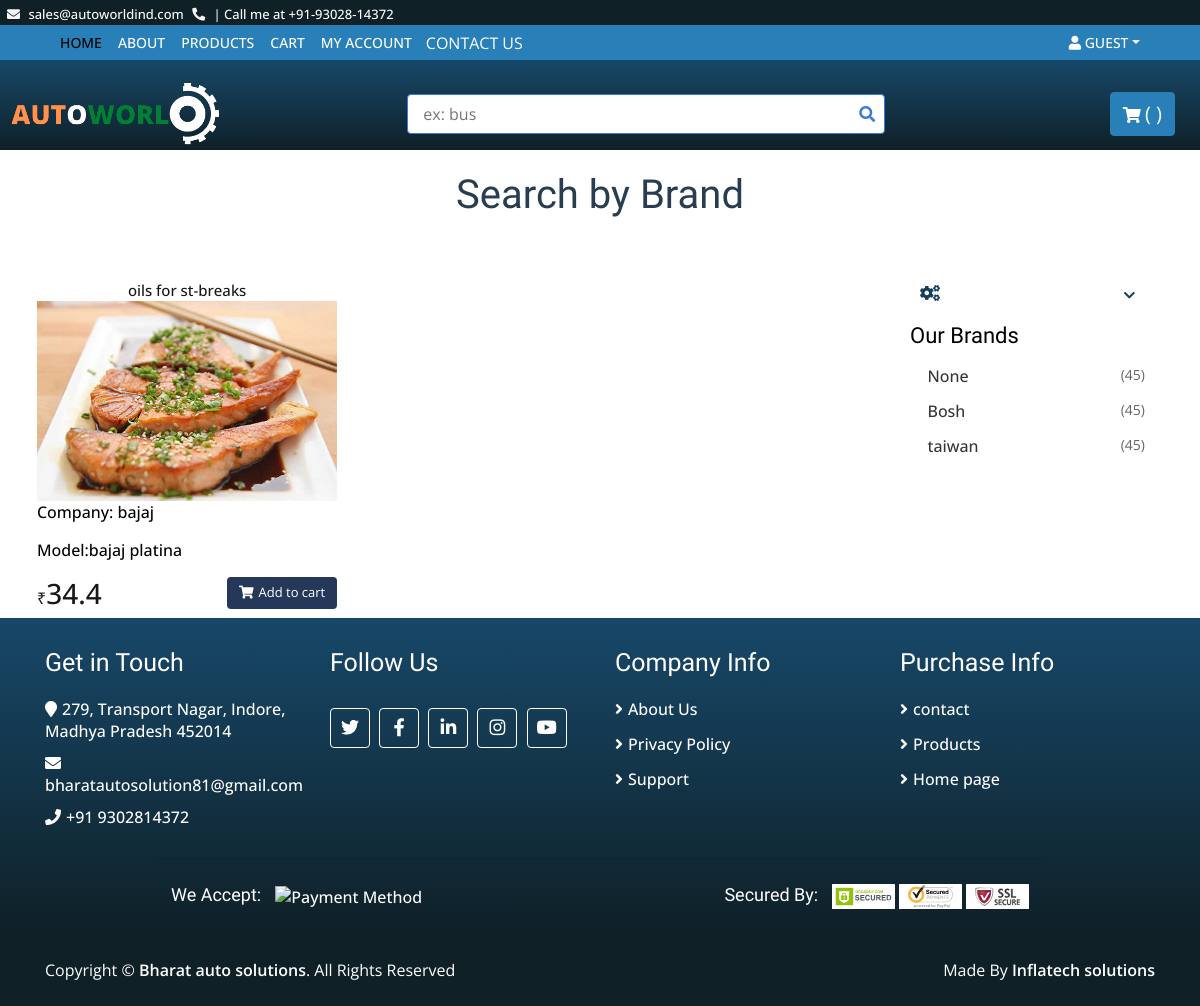
The page /category/taiwan/brand/ on the database its author committed.
### base/models.py (models this page shows, shortened)
class Product(models.Model):
    vehicaltype=models.ForeignKey(TypeOfVehicle, blank=False, on_delete=models.RESTRICT)
    manufacturer=models.ForeignKey(Manufacturer, blank=False, on_delete=models.RESTRICT)
    vmodel=models.ForeignKey(CarModel, blank=False, on_delete=models.RESTRICT)
    myear=models.ForeignKey(Year, on_delete=models.RESTRICT)
    brand=models.CharField(max_length=200, blank=True, null=True )
    category=models.ForeignKey(Category, on_delete=models.RESTRICT)
    title=models.CharField(max_length=255, help_text=('required'))
    desc=models.TextField(blank=True, null=True, verbose_name=('desciptions'))
    regular_price=models.DecimalField(max_digits=6, decimal_places=1)
    descount_price=models.DecimalField(max_digits=6, decimal_places=1, blank=True )
    is_active=models.BooleanField(default=True)
    slug=models.SlugField(blank=True, null=True)
    def __str__(self):
        return str(self.title)

class ProductImage(models.Model):
    product=models.ForeignKey(Product, on_delete=models.CASCADE, related_name="product_image")
    image=models.ImageField(
        verbose_name='image',
        help_text="upload a product image",
        upload_to="images/",
        null=True,
        blank=True,
    )
    is_feature=models.BooleanField(default=False)
    created_at=models.DateTimeField(auto_now=True)

class Manufacturer(models.Model):
    name_of_Manufacturer=models.CharField(max_length=200, unique=True, blank=False)
    vehicaltype=models.ForeignKey(TypeOfVehicle, on_delete=models.RESTRICT)
    slug=models.SlugField(blank=True, null=True)
    def __str__(self):
        return str(self.name_of_Manufacturer)

class CarModel(models.Model):
    manufacturer = models.ForeignKey(Manufacturer, on_delete=models.RESTRICT)
    model_name=models.CharField(max_length=200, blank=False, unique=True)
    slug=models.SlugField(blank=True, null=True)
    def __str__(self):
        return str(self.model_name)

### base/views.py (the view, shortened to what this page needs)
# urls.py: path('category/<slug:slug>/<str:kt>/', views.category, name='category'),
def category(request, slug=None, kt=None):
    if kt == 'brand':
        products=Product.objects.filter(brand=slug)
        page="brand"
        cateories = Category.objects.all()
        brad = Product.objects.all().values('brand').distinct()
    return render(request, 'category.html', {'pro':products,'cat':cateories,'brad':brad, 'page':page})

### templates/category.html (shortened to what this page needs)
{% extends 'base.html' %}
{% block content %}
{% load mptt_tags %}
<div class="container">
    <div class="product">
        <div class="section-header">
            <h1>{% if page == 'cate' %} Search by Categories{% else %} Search by Brand {% endif %}</h1>
        </div>
        <div class="row">
    <div class="col-lg-9">
        <div class="row">
            {% for i in pro %}
            <div class="product-item">
                <div class="product-title">
                    <a href="#">{{i}}</a>
                </div>
                {% for image in i.product_image.all %}
                {% if image.is_feature %}
                <div class="product-image">
                    <a href="{% url 'product' pk=i.id %}">
                        <img src="{{ image.image.url }}" alt="Product Image" height="200px" width="50px">
                    </a>
                </div>
                {% endif %}
                {% endfor %}
                <div>
                    <p>Company: {{i.manufacturer}}</p>
                    <p>Model:{{i.vmodel}}</p>
                </div>
                <div class="product-price">
                    <h3><span>&#8377</span>{{i.regular_price}}</h3>
                {% if not request.user.is_authenticated %}
                <a href="{% url 'loginr' %}"><button class="btn "><i class="fa fa-shopping-cart"></i>Add to cart</button></a>
                {% endif %}
                </div>
            </div>
            {% endfor %}
        </div>
    </div>
<div class="col-lg-3 ">
    <div>
                    <div class="">
                        {% recursetree cat %}
                        <article class="filter-group">
                            <header class="card-header"> <a href="{% url 'category' slug=node.slug kt='a' %}"
                                    data-toggle="{% if not node.is_leaf_node %}collapse{% endif %}"
                                    data-target="{% if not node.is_leaf_node %}#collapse_aside{{node.id}}{% endif %}"
                                    data-abc="true" aria-expanded="false" class="collapsed">
                                       <i class="icon-control fa fa-chevron-down"></i>
                                    <h6 class="title"> <i class="fa fa-cogs" aria-hidden="true"></i> {{ node.name }} </h6>
                                </a> </header>
                        </article>
                        {% endrecursetree %}
                    </div>
    </div>
    <div class="sidebar-widget brands">
        <h2 class="title">Our Brands</h2>
        <ul>
            {% for p in brad %}
            <li><a href="{% url 'category' slug=p.brand kt='brand' %}">{{p.brand}}</a><span>(45)</span></li>
            {% endfor %}
        </ul>
    </div>
</div>
</div>
        </div>
    </div>
{% endblock %}

### static/styles/main.css (style rules this page uses)
body { color: rgb(0, 0, 0); font-family:'Open Sans'; font-weight: 500; background: #ffffff; font-size: 16px; line-height: normal; }
a { color: #0f2027; }
h1 { font-family:'Source Sans Pro'; font-weight: 400; }
h2 { font-family:'Source Sans Pro'; font-weight: 400; }
.section-header { font-size: 36px; color: #283d50; text-align: center; font-weight: 500; position: relative; }
.btn { color: whitesmoke; background: #2980B9; border: 1px solid #2980B9; }
.product-item { position: relative; padding: 7px; }
.product-item .product-title { text-align: center; transition: all .3s; }
.product-item .product-title a, .product-item .product-title .ratting { position: relative; width: 100%; }
.product-item .product-title a { margin-bottom: 5px; color: #171717; font-size: 15px; }
.product-item .product-image { position: relative; overflow: hidden; }
.product-item .product-image a { display: block; background: #ffffff; transition: .3s; }
.product-item .product-image img { width: 100%; transition: all .3s; }
.product-item .product-price { transition: all .3s; }
.product-item .product-price h3 { display: inline-block; color: #171717; margin: 0; }
.product-item .product-price h3 span { font-size: 16px; }
.product-item .product-price .btn { float: right; border: none; color: #ffffff; background: #26385A; font-size: 13px; }
.product-item .product-price .btn i { margin-right: 5px; }
.product .section-header { margin-bottom: 30px; padding: 20px 30px 15px 30px; background: #ffffff; }
.sidebar-widget { padding: 10px; background: #ffffff; }
.sidebar-widget:not(:first-child) { padding-top: 0; }
.sidebar-widget .title { position: relative; font-size: 22px; text-transform: capitalize; margin-bottom: 15px; }
.sidebar-widget.brands ul { margin: 0; padding: 0; list-style: none; }
.sidebar-widget.brands ul li { margin-bottom: 12px; }
.sidebar-widget.brands ul li:last-child { margin-bottom: 0; }
.sidebar-widget.brands ul li a { color: #353535; white-space: nowrap; display: inline-block; line-height: 23px; transition: all .3s; }
.sidebar-widget.brands ul li a::before { content: '\f105'; font-family: inherit; font-weight: 900; padding-right: 5px; }
.sidebar-widget.brands ul li span { display: inline-block; float: right; color: #666666; font-size: 14px; font-weight: 400; }

### templates/category.html (style rules this page uses)
.card-header { padding: 0.75rem 1.25rem; margin-bottom: 0; background-color: #fff; border-bottom: 1px solid rgba(0, 0, 0, 0.1) }
.filter-group .card-header { border-bottom: 0 }
.icon-control { margin-top: 6px; float: right; font-size: 80% }
a { color: #153f5b; }

### rows shown on the page
Product: title "oils for st-breaks", manufacturer "bajaj", vmodel "bajaj platina", regular_price "34.4"
ProductImage: image (picture)

### other values the page prints
{{ p.brand }} "None" "Bosh" "taiwan"
